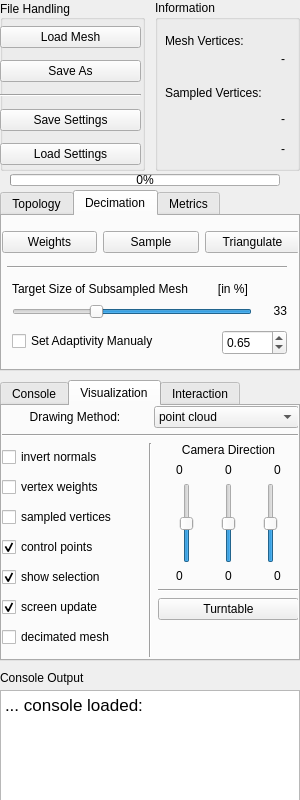
<?xml version="1.0" encoding="UTF-8"?>
<ui version="4.0">
 <class>ControlPanel</class>
 <widget class="QWidget" name="ControlPanel">
  <property name="geometry">
   <rect>
    <x>0</x>
    <y>0</y>
    <width>300</width>
    <height>800</height>
   </rect>
  </property>
  <property name="sizePolicy">
   <sizepolicy hsizetype="Preferred" vsizetype="Preferred">
    <horstretch>0</horstretch>
    <verstretch>0</verstretch>
   </sizepolicy>
  </property>
  <property name="minimumSize">
   <size>
    <width>300</width>
    <height>800</height>
   </size>
  </property>
  <property name="maximumSize">
   <size>
    <width>300</width>
    <height>2000</height>
   </size>
  </property>
  <property name="windowTitle">
   <string>Form</string>
  </property>
  <widget class="QProgressBar" name="ProgressBar">
   <property name="geometry">
    <rect>
     <x>10</x>
     <y>174</y>
     <width>270</width>
     <height>12</height>
    </rect>
   </property>
   <property name="value">
    <number>0</number>
   </property>
  </widget>
  <widget class="QGroupBox" name="boxFileHandling">
   <property name="geometry">
    <rect>
     <x>0</x>
     <y>0</y>
     <width>145</width>
     <height>171</height>
    </rect>
   </property>
   <property name="title">
    <string>File Handling</string>
   </property>
   <property name="alignment">
    <set>Qt::AlignLeading|Qt::AlignLeft|Qt::AlignVCenter</set>
   </property>
   <widget class="QWidget" name="layoutWidget">
    <property name="geometry">
     <rect>
      <x>0</x>
      <y>20</y>
      <width>141</width>
      <height>151</height>
     </rect>
    </property>
    <layout class="QVBoxLayout" name="verticalLayout" stretch="0,0,0,0,0">
     <item>
      <widget class="QPushButton" name="buttonLoad">
       <property name="text">
        <string>Load Mesh</string>
       </property>
      </widget>
     </item>
     <item>
      <widget class="QPushButton" name="buttonSave">
       <property name="text">
        <string>Save As</string>
       </property>
      </widget>
     </item>
     <item>
      <widget class="Line" name="line_3">
       <property name="orientation">
        <enum>Qt::Horizontal</enum>
       </property>
      </widget>
     </item>
     <item>
      <widget class="QPushButton" name="buttonSettingLoad">
       <property name="text">
        <string>Save Settings</string>
       </property>
      </widget>
     </item>
     <item>
      <widget class="QPushButton" name="buttonSettingSave">
       <property name="text">
        <string>Load Settings</string>
       </property>
      </widget>
     </item>
    </layout>
   </widget>
  </widget>
  <widget class="QTabWidget" name="tabWidgetFunctions">
   <property name="geometry">
    <rect>
     <x>0</x>
     <y>190</y>
     <width>300</width>
     <height>181</height>
    </rect>
   </property>
   <property name="currentIndex">
    <number>1</number>
   </property>
   <widget class="QWidget" name="TabTopology">
    <attribute name="title">
     <string>Topology</string>
    </attribute>
    <widget class="QPushButton" name="buttonTest">
     <property name="geometry">
      <rect>
       <x>90</x>
       <y>50</y>
       <width>114</width>
       <height>32</height>
      </rect>
     </property>
     <property name="text">
      <string>Test</string>
     </property>
    </widget>
   </widget>
   <widget class="QWidget" name="TabDecimation">
    <attribute name="title">
     <string>Decimation</string>
    </attribute>
    <widget class="QSlider" name="sliderSubset">
     <property name="geometry">
      <rect>
       <x>10</x>
       <y>85</y>
       <width>240</width>
       <height>22</height>
      </rect>
     </property>
     <property name="minimum">
      <number>0</number>
     </property>
     <property name="maximum">
      <number>50</number>
     </property>
     <property name="singleStep">
      <number>1</number>
     </property>
     <property name="value">
      <number>33</number>
     </property>
     <property name="orientation">
      <enum>Qt::Horizontal</enum>
     </property>
     <property name="invertedAppearance">
      <bool>true</bool>
     </property>
    </widget>
    <widget class="QLabel" name="label">
     <property name="geometry">
      <rect>
       <x>10</x>
       <y>65</y>
       <width>275</width>
       <height>16</height>
      </rect>
     </property>
     <property name="text">
      <string>Target Size of Subsampled Mesh         [in %]</string>
     </property>
    </widget>
    <widget class="QLabel" name="labelSliderValue">
     <property name="geometry">
      <rect>
       <x>255</x>
       <y>85</y>
       <width>30</width>
       <height>20</height>
      </rect>
     </property>
     <property name="text">
      <string>33</string>
     </property>
     <property name="textFormat">
      <enum>Qt::LogText</enum>
     </property>
     <property name="alignment">
      <set>Qt::AlignRight|Qt::AlignTrailing|Qt::AlignVCenter</set>
     </property>
    </widget>
    <widget class="QDoubleSpinBox" name="spinBoxAdaptivity">
     <property name="geometry">
      <rect>
       <x>220</x>
       <y>114</y>
       <width>65</width>
       <height>25</height>
      </rect>
     </property>
     <property name="minimum">
      <double>0.100000000000000</double>
     </property>
     <property name="maximum">
      <double>0.900000000000000</double>
     </property>
     <property name="singleStep">
      <double>0.010000000000000</double>
     </property>
     <property name="value">
      <double>0.650000000000000</double>
     </property>
    </widget>
    <widget class="Line" name="line_2">
     <property name="geometry">
      <rect>
       <x>5</x>
       <y>50</y>
       <width>280</width>
       <height>3</height>
      </rect>
     </property>
     <property name="orientation">
      <enum>Qt::Horizontal</enum>
     </property>
    </widget>
    <widget class="QCheckBox" name="checkBoxAdaptivity">
     <property name="geometry">
      <rect>
       <x>10</x>
       <y>115</y>
       <width>170</width>
       <height>20</height>
      </rect>
     </property>
     <property name="text">
      <string>Set Adaptivity Manualy</string>
     </property>
    </widget>
    <widget class="QWidget" name="layoutWidget1">
     <property name="geometry">
      <rect>
       <x>0</x>
       <y>10</y>
       <width>298</width>
       <height>32</height>
      </rect>
     </property>
     <layout class="QHBoxLayout" name="horizontalLayout">
      <item>
       <widget class="QPushButton" name="buttonCalculateWeights">
        <property name="text">
         <string>Weights</string>
        </property>
       </widget>
      </item>
      <item>
       <widget class="QPushButton" name="buttonRunSampling">
        <property name="text">
         <string>Sample</string>
        </property>
       </widget>
      </item>
      <item>
       <widget class="QPushButton" name="buttonReIndex">
        <property name="text">
         <string>Triangulate</string>
        </property>
       </widget>
      </item>
     </layout>
    </widget>
   </widget>
   <widget class="QWidget" name="TabMetrics">
    <attribute name="title">
     <string>Metrics</string>
    </attribute>
    <widget class="QWidget" name="verticalLayoutWidget_6">
     <property name="geometry">
      <rect>
       <x>0</x>
       <y>0</y>
       <width>291</width>
       <height>169</height>
      </rect>
     </property>
     <layout class="QVBoxLayout" name="verticalLayoutHausdorffMultiView">
      <item>
       <layout class="QHBoxLayout" name="horizontalLayoutHausdorff">
        <item>
         <layout class="QVBoxLayout" name="verticalLayout_7">
          <item>
           <widget class="QPushButton" name="buttonHausdorff">
            <property name="minimumSize">
             <size>
              <width>100</width>
              <height>0</height>
             </size>
            </property>
            <property name="text">
             <string>Hausdorff</string>
            </property>
           </widget>
          </item>
          <item>
           <layout class="QHBoxLayout" name="horizontalLayout_7">
            <item>
             <widget class="QCheckBox" name="checkBoxVisualizeHausdorff">
              <property name="maximumSize">
               <size>
                <width>80</width>
                <height>16777215</height>
               </size>
              </property>
              <property name="text">
               <string>Visualize</string>
              </property>
             </widget>
            </item>
           </layout>
          </item>
         </layout>
        </item>
        <item>
         <layout class="QVBoxLayout" name="verticalLayout_2">
          <item>
           <widget class="QLabel" name="labelHausdorffMeanDistanceDescription">
            <property name="text">
             <string>Mean Dist.</string>
            </property>
           </widget>
          </item>
          <item>
           <widget class="QLabel" name="labelHausdorffMeanDistance">
            <property name="text">
             <string>-</string>
            </property>
            <property name="alignment">
             <set>Qt::AlignRight|Qt::AlignTrailing|Qt::AlignVCenter</set>
            </property>
           </widget>
          </item>
         </layout>
        </item>
        <item>
         <layout class="QVBoxLayout" name="verticalLayout_3">
          <item>
           <widget class="QLabel" name="labelHausdorffMaxDistanceDescription">
            <property name="text">
             <string>Max. Dist.</string>
            </property>
           </widget>
          </item>
          <item>
           <widget class="QLabel" name="labelHausdorffMaxDistance">
            <property name="text">
             <string>-</string>
            </property>
            <property name="alignment">
             <set>Qt::AlignRight|Qt::AlignTrailing|Qt::AlignVCenter</set>
            </property>
           </widget>
          </item>
         </layout>
        </item>
       </layout>
      </item>
      <item>
       <widget class="Line" name="line_13">
        <property name="orientation">
         <enum>Qt::Horizontal</enum>
        </property>
       </widget>
      </item>
      <item>
       <layout class="QHBoxLayout" name="horizontalLayoutMultiView">
        <item>
         <widget class="QPushButton" name="buttonMultiView">
          <property name="minimumSize">
           <size>
            <width>105</width>
            <height>0</height>
           </size>
          </property>
          <property name="text">
           <string>MultiView</string>
          </property>
         </widget>
        </item>
        <item>
         <layout class="QVBoxLayout" name="verticalLayout_5">
          <item>
           <widget class="QLabel" name="labelMultiViewVariance">
            <property name="text">
             <string>Variance</string>
            </property>
           </widget>
          </item>
          <item>
           <widget class="QSpinBox" name="spinBoxMultiViewVariance">
            <property name="minimumSize">
             <size>
              <width>78</width>
              <height>0</height>
             </size>
            </property>
            <property name="maximum">
             <number>20</number>
            </property>
           </widget>
          </item>
         </layout>
        </item>
        <item>
         <layout class="QVBoxLayout" name="verticalLayout_6">
          <item>
           <widget class="QLabel" name="labelMultiViewWindows">
            <property name="text">
             <string>Windows</string>
            </property>
           </widget>
          </item>
          <item>
           <widget class="QSpinBox" name="spinBoxMultiViewWindows">
            <property name="minimumSize">
             <size>
              <width>78</width>
              <height>0</height>
             </size>
            </property>
            <property name="suffix">
             <string/>
            </property>
            <property name="maximum">
             <number>16</number>
            </property>
            <property name="value">
             <number>1</number>
            </property>
           </widget>
          </item>
         </layout>
        </item>
       </layout>
      </item>
      <item>
       <spacer name="verticalSpacer_4">
        <property name="orientation">
         <enum>Qt::Vertical</enum>
        </property>
        <property name="sizeHint" stdset="0">
         <size>
          <width>20</width>
          <height>40</height>
         </size>
        </property>
       </spacer>
      </item>
     </layout>
    </widget>
   </widget>
  </widget>
  <widget class="QLabel" name="LabelConsoleOutput">
   <property name="geometry">
    <rect>
     <x>0</x>
     <y>670</y>
     <width>111</width>
     <height>16</height>
    </rect>
   </property>
   <property name="text">
    <string>Console Output</string>
   </property>
  </widget>
  <widget class="QTabWidget" name="tabWidgetInput">
   <property name="geometry">
    <rect>
     <x>0</x>
     <y>380</y>
     <width>300</width>
     <height>281</height>
    </rect>
   </property>
   <property name="minimumSize">
    <size>
     <width>0</width>
     <height>280</height>
    </size>
   </property>
   <property name="currentIndex">
    <number>1</number>
   </property>
   <widget class="QWidget" name="console">
    <attribute name="title">
     <string>Console</string>
    </attribute>
    <widget class="QPushButton" name="consoleCopy">
     <property name="geometry">
      <rect>
       <x>10</x>
       <y>70</y>
       <width>115</width>
       <height>32</height>
      </rect>
     </property>
     <property name="text">
      <string>Copy</string>
     </property>
    </widget>
    <widget class="QPushButton" name="consoleClear">
     <property name="geometry">
      <rect>
       <x>10</x>
       <y>100</y>
       <width>115</width>
       <height>32</height>
      </rect>
     </property>
     <property name="text">
      <string>Clear</string>
     </property>
    </widget>
    <widget class="QPushButton" name="consoleSwitch">
     <property name="geometry">
      <rect>
       <x>10</x>
       <y>15</y>
       <width>115</width>
       <height>32</height>
      </rect>
     </property>
     <property name="font">
      <font>
       <weight>50</weight>
       <bold>false</bold>
      </font>
     </property>
     <property name="text">
      <string>Deactivate</string>
     </property>
    </widget>
    <widget class="QComboBox" name="consolOutputSelect">
     <property name="geometry">
      <rect>
       <x>130</x>
       <y>101</y>
       <width>155</width>
       <height>26</height>
      </rect>
     </property>
     <item>
      <property name="text">
       <string>All Information</string>
      </property>
     </item>
     <item>
      <property name="text">
       <string>Sampling Only</string>
      </property>
     </item>
     <item>
      <property name="text">
       <string>Re-Indexing Only</string>
      </property>
     </item>
     <item>
      <property name="text">
       <string>Debug</string>
      </property>
     </item>
    </widget>
    <widget class="Line" name="seperationLine">
     <property name="geometry">
      <rect>
       <x>5</x>
       <y>60</y>
       <width>280</width>
       <height>3</height>
      </rect>
     </property>
     <property name="orientation">
      <enum>Qt::Horizontal</enum>
     </property>
    </widget>
    <widget class="QLabel" name="labelOutputSelection">
     <property name="geometry">
      <rect>
       <x>135</x>
       <y>77</y>
       <width>120</width>
       <height>16</height>
      </rect>
     </property>
     <property name="text">
      <string>Output Selection:</string>
     </property>
    </widget>
    <widget class="QWidget" name="layoutWidget2">
     <property name="geometry">
      <rect>
       <x>150</x>
       <y>10</y>
       <width>131</width>
       <height>41</height>
      </rect>
     </property>
     <layout class="QVBoxLayout" name="vlConsole">
      <item>
       <widget class="QCheckBox" name="consoleLineNumbers">
        <property name="text">
         <string>Line Numbers</string>
        </property>
        <property name="checked">
         <bool>true</bool>
        </property>
       </widget>
      </item>
      <item>
       <widget class="QCheckBox" name="consoleTimeStamp">
        <property name="text">
         <string>Time Stamp</string>
        </property>
       </widget>
      </item>
     </layout>
    </widget>
   </widget>
   <widget class="QWidget" name="visualization">
    <attribute name="title">
     <string>Visualization</string>
    </attribute>
    <widget class="QWidget" name="verticalLayoutWidget_9">
     <property name="geometry">
      <rect>
       <x>0</x>
       <y>0</y>
       <width>297</width>
       <height>251</height>
      </rect>
     </property>
     <layout class="QVBoxLayout" name="verticalLayout_4">
      <item>
       <layout class="QHBoxLayout" name="horizontalLayout_3">
        <item>
         <widget class="QLabel" name="label_2">
          <property name="text">
           <string>Drawing Method:</string>
          </property>
          <property name="alignment">
           <set>Qt::AlignCenter</set>
          </property>
         </widget>
        </item>
        <item>
         <widget class="QComboBox" name="visualDrawingMethod">
          <property name="currentIndex">
           <number>0</number>
          </property>
          <item>
           <property name="text">
            <string>point cloud</string>
           </property>
          </item>
          <item>
           <property name="text">
            <string>wireframe</string>
           </property>
          </item>
          <item>
           <property name="text">
            <string>flat</string>
           </property>
          </item>
          <item>
           <property name="text">
            <string>smooth</string>
           </property>
          </item>
          <item>
           <property name="text">
            <string>texture</string>
           </property>
          </item>
         </widget>
        </item>
       </layout>
      </item>
      <item>
       <widget class="Line" name="line_8">
        <property name="orientation">
         <enum>Qt::Horizontal</enum>
        </property>
       </widget>
      </item>
      <item>
       <layout class="QHBoxLayout" name="horizontalLayout_4">
        <item>
         <layout class="QVBoxLayout" name="verticalLayoutSampling">
          <item>
           <widget class="QCheckBox" name="visualInvertNormals">
            <property name="text">
             <string>invert normals</string>
            </property>
           </widget>
          </item>
          <item>
           <widget class="QCheckBox" name="visualVertexWeights">
            <property name="text">
             <string>vertex weights</string>
            </property>
            <property name="checked">
             <bool>false</bool>
            </property>
           </widget>
          </item>
          <item>
           <widget class="QCheckBox" name="visualSampledVertices">
            <property name="text">
             <string>sampled vertices</string>
            </property>
            <property name="checked">
             <bool>false</bool>
            </property>
           </widget>
          </item>
          <item>
           <widget class="QCheckBox" name="visualControlPoints">
            <property name="text">
             <string>control points</string>
            </property>
            <property name="checked">
             <bool>true</bool>
            </property>
           </widget>
          </item>
          <item>
           <widget class="QCheckBox" name="visualRemeshedRegions">
            <property name="text">
             <string>show selection</string>
            </property>
            <property name="checked">
             <bool>true</bool>
            </property>
           </widget>
          </item>
          <item>
           <widget class="QCheckBox" name="visualDisplayUpdate">
            <property name="text">
             <string>screen update</string>
            </property>
            <property name="checked">
             <bool>true</bool>
            </property>
           </widget>
          </item>
          <item>
           <widget class="QCheckBox" name="visualDecimatedMesh">
            <property name="text">
             <string>decimated mesh</string>
            </property>
            <property name="checked">
             <bool>false</bool>
            </property>
           </widget>
          </item>
         </layout>
        </item>
        <item>
         <widget class="Line" name="line_4">
          <property name="orientation">
           <enum>Qt::Vertical</enum>
          </property>
         </widget>
        </item>
        <item>
         <layout class="QVBoxLayout" name="verticalLayoutCamera">
          <item>
           <widget class="QLabel" name="labelCameraDescription">
            <property name="text">
             <string>Camera Direction</string>
            </property>
            <property name="alignment">
             <set>Qt::AlignCenter</set>
            </property>
           </widget>
          </item>
          <item>
           <layout class="QHBoxLayout" name="horizontalLayoutVectorLabel_2">
            <item>
             <widget class="QLabel" name="labelVecX">
              <property name="text">
               <string>0</string>
              </property>
              <property name="alignment">
               <set>Qt::AlignCenter</set>
              </property>
             </widget>
            </item>
            <item>
             <widget class="QLabel" name="labelVecY">
              <property name="text">
               <string>0</string>
              </property>
              <property name="alignment">
               <set>Qt::AlignCenter</set>
              </property>
             </widget>
            </item>
            <item>
             <widget class="QLabel" name="labelVecZ">
              <property name="text">
               <string>0</string>
              </property>
              <property name="alignment">
               <set>Qt::AlignCenter</set>
              </property>
             </widget>
            </item>
           </layout>
          </item>
          <item>
           <layout class="QHBoxLayout" name="horizontalLayoutVector">
            <item>
             <widget class="QSlider" name="sliderVecX">
              <property name="minimumSize">
               <size>
                <width>0</width>
                <height>50</height>
               </size>
              </property>
              <property name="minimum">
               <number>-100</number>
              </property>
              <property name="maximum">
               <number>100</number>
              </property>
              <property name="singleStep">
               <number>10</number>
              </property>
              <property name="orientation">
               <enum>Qt::Vertical</enum>
              </property>
             </widget>
            </item>
            <item>
             <widget class="QSlider" name="sliderVecY">
              <property name="minimumSize">
               <size>
                <width>0</width>
                <height>50</height>
               </size>
              </property>
              <property name="minimum">
               <number>-100</number>
              </property>
              <property name="maximum">
               <number>100</number>
              </property>
              <property name="singleStep">
               <number>10</number>
              </property>
              <property name="orientation">
               <enum>Qt::Vertical</enum>
              </property>
             </widget>
            </item>
            <item>
             <widget class="QSlider" name="sliderVecZ">
              <property name="minimumSize">
               <size>
                <width>0</width>
                <height>50</height>
               </size>
              </property>
              <property name="minimum">
               <number>-100</number>
              </property>
              <property name="maximum">
               <number>100</number>
              </property>
              <property name="singleStep">
               <number>10</number>
              </property>
              <property name="orientation">
               <enum>Qt::Vertical</enum>
              </property>
             </widget>
            </item>
           </layout>
          </item>
          <item>
           <layout class="QHBoxLayout" name="horizontalLayoutVectorLabel">
            <item>
             <widget class="QLabel" name="labelVecWorldX">
              <property name="text">
               <string>0</string>
              </property>
              <property name="alignment">
               <set>Qt::AlignHCenter|Qt::AlignTop</set>
              </property>
             </widget>
            </item>
            <item>
             <widget class="QLabel" name="labelVecWorldY">
              <property name="text">
               <string>0</string>
              </property>
              <property name="alignment">
               <set>Qt::AlignCenter</set>
              </property>
             </widget>
            </item>
            <item>
             <widget class="QLabel" name="labelVecWorldZ">
              <property name="text">
               <string>0</string>
              </property>
              <property name="alignment">
               <set>Qt::AlignCenter</set>
              </property>
             </widget>
            </item>
           </layout>
          </item>
          <item>
           <widget class="Line" name="line_7">
            <property name="orientation">
             <enum>Qt::Horizontal</enum>
            </property>
           </widget>
          </item>
          <item>
           <widget class="QPushButton" name="buttonTurntable">
            <property name="text">
             <string>Turntable</string>
            </property>
           </widget>
          </item>
          <item>
           <spacer name="verticalSpacer_3">
            <property name="orientation">
             <enum>Qt::Vertical</enum>
            </property>
            <property name="sizeHint" stdset="0">
             <size>
              <width>20</width>
              <height>40</height>
             </size>
            </property>
           </spacer>
          </item>
         </layout>
        </item>
       </layout>
      </item>
     </layout>
    </widget>
   </widget>
   <widget class="QWidget" name="interation">
    <attribute name="title">
     <string>Interaction</string>
    </attribute>
    <widget class="QWidget" name="horizontalLayoutWidget">
     <property name="geometry">
      <rect>
       <x>0</x>
       <y>0</y>
       <width>301</width>
       <height>253</height>
      </rect>
     </property>
     <layout class="QHBoxLayout" name="horizontalLayoutInteraction">
      <item>
       <layout class="QVBoxLayout" name="verticalLayoutInteraction">
        <item>
         <widget class="QLabel" name="labelElementInformation">
          <property name="text">
           <string>Elements</string>
          </property>
         </widget>
        </item>
        <item>
         <layout class="QHBoxLayout" name="horizontalLayoutElementInfo1">
          <item>
           <widget class="QLabel" name="labelElementNr1">
            <property name="text">
             <string>Nr.</string>
            </property>
           </widget>
          </item>
          <item>
           <widget class="QLabel" name="labelElementNr2">
            <property name="text">
             <string>-</string>
            </property>
            <property name="alignment">
             <set>Qt::AlignRight|Qt::AlignTrailing|Qt::AlignVCenter</set>
            </property>
           </widget>
          </item>
         </layout>
        </item>
        <item>
         <widget class="Line" name="line">
          <property name="orientation">
           <enum>Qt::Horizontal</enum>
          </property>
         </widget>
        </item>
        <item>
         <widget class="QCheckBox" name="checkBoxPOV">
          <property name="text">
           <string>POV Decimation</string>
          </property>
         </widget>
        </item>
        <item>
         <layout class="QHBoxLayout" name="horizontalLayoutPOV">
          <item>
           <widget class="QLabel" name="labelPOVDescription">
            <property name="text">
             <string>Ratio:</string>
            </property>
           </widget>
          </item>
          <item>
           <widget class="QDoubleSpinBox" name="spinBoxPOV">
            <property name="decimals">
             <number>2</number>
            </property>
            <property name="minimum">
             <double>0.000000000000000</double>
            </property>
            <property name="maximum">
             <double>1.000000000000000</double>
            </property>
            <property name="singleStep">
             <double>0.050000000000000</double>
            </property>
            <property name="value">
             <double>0.500000000000000</double>
            </property>
           </widget>
          </item>
         </layout>
        </item>
        <item>
         <widget class="QCheckBox" name="checkBoxSilhouette">
          <property name="text">
           <string>Keep Silhouette</string>
          </property>
         </widget>
        </item>
        <item>
         <layout class="QHBoxLayout" name="horizontalLayoutSilhouette">
          <item>
           <widget class="QLabel" name="labelSilhouetteDescription">
            <property name="text">
             <string>Angle:</string>
            </property>
           </widget>
          </item>
          <item>
           <widget class="QSpinBox" name="spinBoxSilhouette">
            <property name="minimum">
             <number>1</number>
            </property>
            <property name="maximum">
             <number>180</number>
            </property>
            <property name="value">
             <number>5</number>
            </property>
           </widget>
          </item>
         </layout>
        </item>
        <item>
         <widget class="Line" name="line_6">
          <property name="orientation">
           <enum>Qt::Horizontal</enum>
          </property>
         </widget>
        </item>
        <item>
         <widget class="QCheckBox" name="checkBoxBoundingBoxes">
          <property name="text">
           <string>Bounding Boxes</string>
          </property>
         </widget>
        </item>
        <item>
         <widget class="QCheckBox" name="checkBoxMaterials">
          <property name="text">
           <string>Use Materials</string>
          </property>
         </widget>
        </item>
       </layout>
      </item>
      <item>
       <widget class="Line" name="line_12">
        <property name="orientation">
         <enum>Qt::Vertical</enum>
        </property>
       </widget>
      </item>
      <item>
       <layout class="QVBoxLayout" name="verticalLayoutElementInformation">
        <item>
         <widget class="QLabel" name="labelMouseAction">
          <property name="text">
           <string>Mouse Effect</string>
          </property>
         </widget>
        </item>
        <item>
         <widget class="QComboBox" name="comboBoxMouseAction">
          <item>
           <property name="text">
            <string>-</string>
           </property>
          </item>
          <item>
           <property name="text">
            <string>Select</string>
           </property>
          </item>
          <item>
           <property name="text">
            <string>Draw</string>
           </property>
          </item>
         </widget>
        </item>
        <item>
         <layout class="QHBoxLayout" name="horizontalLayout_5">
          <item>
           <widget class="QLabel" name="labelSliderDescription">
            <property name="text">
             <string>Intensity:</string>
            </property>
           </widget>
          </item>
          <item>
           <widget class="QLabel" name="labelSliderIntensity">
            <property name="text">
             <string>-</string>
            </property>
            <property name="alignment">
             <set>Qt::AlignRight|Qt::AlignTrailing|Qt::AlignVCenter</set>
            </property>
           </widget>
          </item>
         </layout>
        </item>
        <item>
         <layout class="QHBoxLayout" name="horizontalLayout_2">
          <item>
           <widget class="QSlider" name="sliderIntensity">
            <property name="sizePolicy">
             <sizepolicy hsizetype="Fixed" vsizetype="Fixed">
              <horstretch>0</horstretch>
              <verstretch>0</verstretch>
             </sizepolicy>
            </property>
            <property name="minimumSize">
             <size>
              <width>0</width>
              <height>90</height>
             </size>
            </property>
            <property name="minimum">
             <number>-100</number>
            </property>
            <property name="maximum">
             <number>100</number>
            </property>
            <property name="orientation">
             <enum>Qt::Vertical</enum>
            </property>
           </widget>
          </item>
         </layout>
        </item>
        <item>
         <widget class="Line" name="line_5">
          <property name="orientation">
           <enum>Qt::Horizontal</enum>
          </property>
         </widget>
        </item>
        <item>
         <widget class="QCheckBox" name="checkBoxUVBoarders">
          <property name="text">
           <string>Keep UV Boarders</string>
          </property>
         </widget>
        </item>
        <item>
         <layout class="QHBoxLayout" name="horizontalLayout_6">
          <item>
           <widget class="QLabel" name="labelUVBoarder">
            <property name="text">
             <string>Boarder</string>
            </property>
           </widget>
          </item>
          <item>
           <widget class="QDoubleSpinBox" name="spinBoxUVBoarder"/>
          </item>
         </layout>
        </item>
       </layout>
      </item>
     </layout>
    </widget>
   </widget>
  </widget>
  <widget class="QTextEdit" name="ConsoleOutput">
   <property name="geometry">
    <rect>
     <x>0</x>
     <y>690</y>
     <width>300</width>
     <height>112</height>
    </rect>
   </property>
   <property name="sizePolicy">
    <sizepolicy hsizetype="Fixed" vsizetype="Expanding">
     <horstretch>0</horstretch>
     <verstretch>1</verstretch>
    </sizepolicy>
   </property>
   <property name="minimumSize">
    <size>
     <width>300</width>
     <height>100</height>
    </size>
   </property>
   <property name="maximumSize">
    <size>
     <width>300</width>
     <height>1000</height>
    </size>
   </property>
   <property name="html">
    <string>&lt;!DOCTYPE HTML PUBLIC &quot;-//W3C//DTD HTML 4.0//EN&quot; &quot;http://www.w3.org/TR/REC-html40/strict.dtd&quot;&gt;
&lt;html&gt;&lt;head&gt;&lt;meta name=&quot;qrichtext&quot; content=&quot;1&quot; /&gt;&lt;style type=&quot;text/css&quot;&gt;
p, li { white-space: pre-wrap; }
&lt;/style&gt;&lt;/head&gt;&lt;body style=&quot; font-family:'Lucida Grande'; font-size:13pt; font-weight:400; font-style:normal;&quot;&gt;
&lt;p style=&quot; margin-top:0px; margin-bottom:0px; margin-left:0px; margin-right:0px; -qt-block-indent:0; text-indent:0px;&quot;&gt;... console loaded:&lt;/p&gt;&lt;/body&gt;&lt;/html&gt;</string>
   </property>
  </widget>
  <widget class="QGroupBox" name="boxMeshInfo">
   <property name="geometry">
    <rect>
     <x>155</x>
     <y>0</y>
     <width>145</width>
     <height>171</height>
    </rect>
   </property>
   <property name="title">
    <string>Information</string>
   </property>
   <widget class="QLabel" name="labelNumberVertices">
    <property name="geometry">
     <rect>
      <x>10</x>
      <y>30</y>
      <width>130</width>
      <height>21</height>
     </rect>
    </property>
    <property name="text">
     <string>Mesh Vertices:</string>
    </property>
   </widget>
   <widget class="QLabel" name="labelNumberVerticesValue">
    <property name="geometry">
     <rect>
      <x>30</x>
      <y>50</y>
      <width>100</width>
      <height>18</height>
     </rect>
    </property>
    <property name="text">
     <string>-</string>
    </property>
    <property name="alignment">
     <set>Qt::AlignRight|Qt::AlignTrailing|Qt::AlignVCenter</set>
    </property>
   </widget>
   <widget class="QLabel" name="labelSampledVertices">
    <property name="geometry">
     <rect>
      <x>10</x>
      <y>85</y>
      <width>120</width>
      <height>16</height>
     </rect>
    </property>
    <property name="text">
     <string>Sampled Vertices:</string>
    </property>
   </widget>
   <widget class="QLabel" name="labelSampledVerticesValue">
    <property name="geometry">
     <rect>
      <x>30</x>
      <y>110</y>
      <width>100</width>
      <height>18</height>
     </rect>
    </property>
    <property name="text">
     <string>-</string>
    </property>
    <property name="alignment">
     <set>Qt::AlignRight|Qt::AlignTrailing|Qt::AlignVCenter</set>
    </property>
   </widget>
   <widget class="QLabel" name="labelSampledVerticesRatio">
    <property name="geometry">
     <rect>
      <x>30</x>
      <y>140</y>
      <width>100</width>
      <height>18</height>
     </rect>
    </property>
    <property name="text">
     <string>-</string>
    </property>
    <property name="alignment">
     <set>Qt::AlignRight|Qt::AlignTrailing|Qt::AlignVCenter</set>
    </property>
   </widget>
  </widget>
 </widget>
 <resources/>
 <connections/>
</ui>
